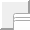
       <widget class="QFrame" name="frmEventsGuest">
        <property name="minimumSize">
         <size>
          <width>30</width>
          <height>30</height>
         </size>
        </property>
        <property name="maximumSize">
         <size>
          <width>30</width>
          <height>30</height>
         </size>
        </property>
        <property name="frameShape">
         <enum>QFrame::Panel</enum>
        </property>
        <property name="frameShadow">
         <enum>QFrame::Raised</enum>
        </property>
        <property name="lineWidth">
         <number>2</number>
        </property>
        <layout class="QVBoxLayout" name="verticalLayout_4">
         <property name="spacing">
          <number>4</number>
         </property>
         <item>
          <widget class="QPushButton" name="pbScore1Guest">
           <property name="minimumSize">
            <size>
             <width>90</width>
             <height>90</height>
            </size>
           </property>
           <property name="maximumSize">
            <size>
             <width>90</width>
             <height>90</height>
            </size>
           </property>
           <property name="toolTip">
            <string>Score action: click if GUEST team scores 1 point.</string>
           </property>
           <property name="text">
            <string/>
           </property>
           <property name="icon">
            <iconset resource="bbdigitalminutes.qrc">
             <normaloff>:/resources/basketball_score_1.png</normaloff>:/resources/basketball_score_1.png</iconset>
           </property>
           <property name="iconSize">
            <size>
             <width>80</width>
             <height>80</height>
            </size>
           </property>
          </widget>
         </item>
         <item>
          <widget class="QPushButton" name="pbScore2Guest">
           <property name="minimumSize">
            <size>
             <width>90</width>
             <height>90</height>
            </size>
           </property>
           <property name="maximumSize">
            <size>
             <width>90</width>
             <height>90</height>
            </size>
           </property>
           <property name="toolTip">
            <string>Score action: click if GUEST team scores 2 point.</string>
           </property>
           <property name="text">
            <string/>
           </property>
           <property name="icon">
            <iconset resource="bbdigitalminutes.qrc">
             <normaloff>:/resources/basketball_score_2.png</normaloff>:/resources/basketball_score_2.png</iconset>
           </property>
           <property name="iconSize">
            <size>
             <width>80</width>
             <height>80</height>
            </size>
           </property>
          </widget>
         </item>
         <item>
          <widget class="QPushButton" name="pbScore3Guest">
           <property name="minimumSize">
            <size>
             <width>90</width>
             <height>90</height>
            </size>
           </property>
           <property name="maximumSize">
            <size>
             <width>90</width>
             <height>90</height>
            </size>
           </property>
           <property name="toolTip">
            <string>Score action: click if GUEST team scores 3 point.</string>
           </property>
           <property name="text">
            <string/>
           </property>
           <property name="icon">
            <iconset resource="bbdigitalminutes.qrc">
             <normaloff>:/resources/basketball_score_3.png</normaloff>:/resources/basketball_score_3.png</iconset>
           </property>
           <property name="iconSize">
            <size>
             <width>80</width>
             <height>80</height>
            </size>
           </property>
          </widget>
         </item>
         <item>
          <spacer name="verticalSpacer_10">
           <property name="orientation">
            <enum>Qt::Vertical</enum>
           </property>
           <property name="sizeHint" stdset="0">
            <size>
             <width>20</width>
             <height>40</height>
            </size>
           </property>
          </spacer>
         </item>
        </layout>
       </widget>
